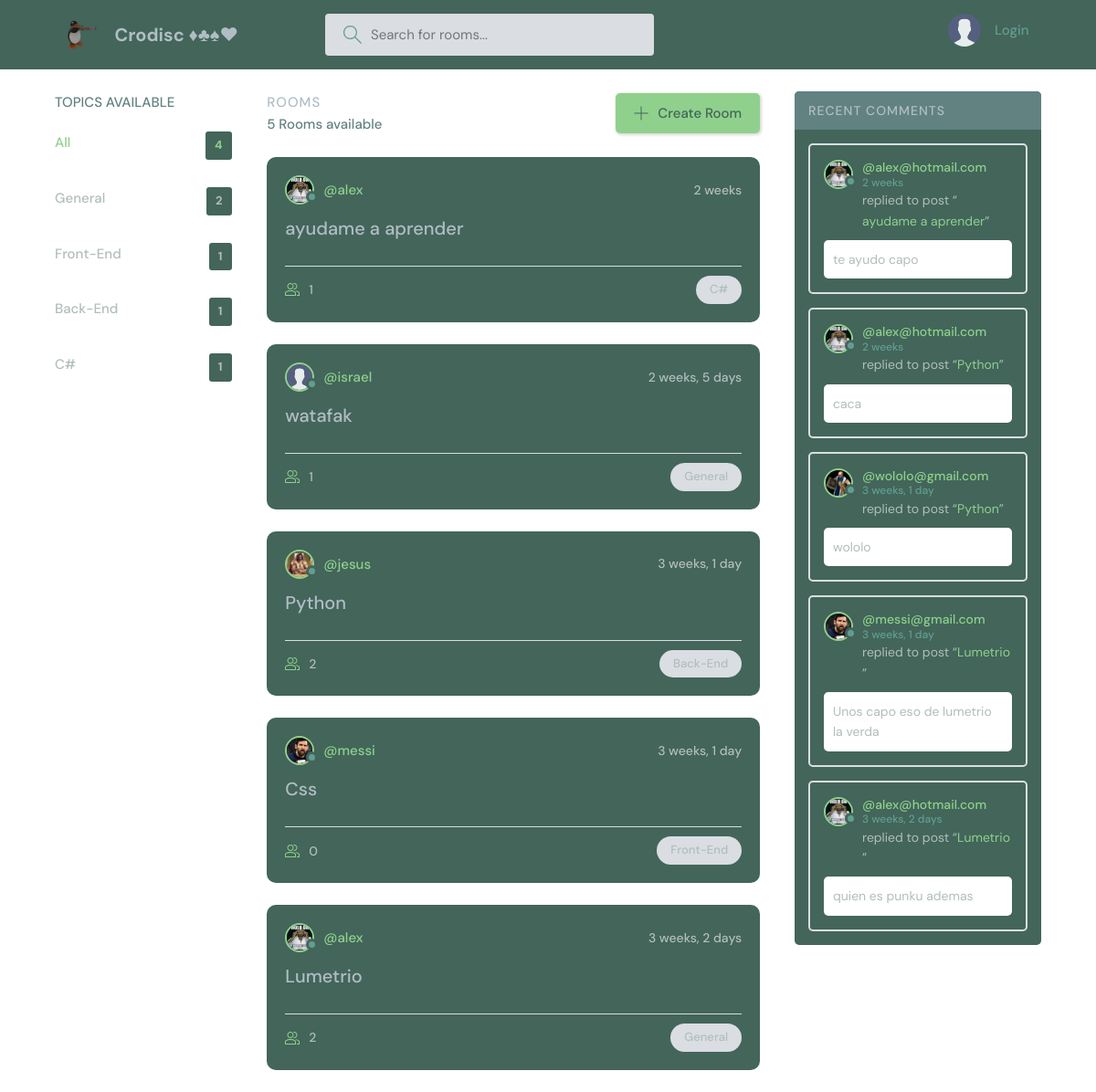
The page / on the database its author committed.
### base/models.py (models this page shows, shortened)
class Topic(models.Model):
    name = models.CharField(max_length=200)

class Room(models.Model):
    host = models.ForeignKey(User, on_delete=models.SET_NULL, null=True)
    topic = models.ForeignKey(Topic, on_delete=models.SET_NULL, null=True)
    name = models.CharField(max_length=50)
    description = models.TextField(null=True, blank=True)
    participants = models.ManyToManyField(User, related_name='participants', blank=True)
    updated = models.DateTimeField(auto_now=True)
    created = models.DateTimeField(auto_now_add=True)
    class Meta:
        ordering = ['-updated', '-created']
    def __str__(self):
        return self.name

class User(AbstractUser):
    name = models.CharField(max_length=200, null=True)
    email = models.EmailField(unique=True, null=True)
    bio = models.TextField(null=True)
    avatar = models.ImageField(null=True, default="avatar.svg")
    USERNAME_FIELD = 'email'
    REQUIRED_FIELDS = []

class Message(models.Model):
    user = models.ForeignKey(User, on_delete=models.CASCADE)
    room = models.ForeignKey(Room, on_delete=models.CASCADE)
    body = models.TextField()
    updated = models.DateTimeField(auto_now=True)
    created = models.DateTimeField(auto_now_add=True)
    class Meta:
        ordering = ['-updated', '-created']

### base/views.py (the view)
# urls.py: 2. Add a URL to urlpatterns:  path('', views.home, name='home')
def home(request):
    q = request.GET.get('q') if request.GET.get('q') != None else ''
    rooms = Room.objects.filter(Q(topic__name__icontains=q) | Q(name__icontains=q) | Q(description__icontains=q))
    topics = Topic.objects.all()
    room_messages = Message.objects.filter(Q(room__topic__name__icontains=q))
    room_count = rooms.count()
    context = {'rooms': rooms, 'topics': topics, 'room_count': room_count, 'room_messages': room_messages}
    return render(request, 'base/home.html', context)

### base/templates/base/home.html (shortened to what this page needs)
{% extends 'main.html' %}
{% block content %}
    <main class="layout layout--3">
      <div class="container">
        {% include 'base/topics.html' %}
        <div class="roomList">
          <div class="roomList__header">
            <div>
              <h2>Rooms</h2>
              <p>{{room_count}} Rooms available</p>
            </div>
            <a class="btn btn--main" href="{% url 'create-room' %}">
              <svg version="1.1" xmlns="http://www.w3.org/2000/svg" width="32" height="32" viewBox="0 0 32 32">
                <title>add</title>
                <path
                  d="M16.943 0.943h-1.885v14.115h-14.115v1.885h14.115v14.115h1.885v-14.115h14.115v-1.885h-14.115v-14.115z"
                ></path>
              </svg>
              Create Room
            </a>
          </div>
          {% include 'base/feed.html' %}
        </div>
        {% include 'base/activity.html' %}
      </div>
    </main>
{% endblock content %}

### base/templates/base/topics.html
<div class="topics">
    <div class="topics__header">
      <h2>Topics available</h2>
    </div>
    <ul class="topics__list">
      <li>
        <a href="{% url 'home' %}" class="active">All <span>{{topics.count}}</span></a>
      </li>
      {% for topic in topics %}
      <li>
        <a href="{% url 'home' %}?q={{topic.name}}">{{topic.name}} <span>{{topic.room_set.all.count}}</span></a>
      </li>
      {% endfor %}
    </ul>
  </div>

### base/templates/base/feed.html (shortened to what this page needs)
{% for room in rooms %}
<div class="roomListRoom">
    <div class="roomListRoom__header">
      <a href="{% url 'user-profile' room.host.id %}" class="roomListRoom__author">
        <div class="avatar avatar--small">
          <img src="{{room.host.avatar.url}}" />
        </div>
        <span>@{{room.host.username}}</span>
      </a>
      <div class="roomListRoom__actions">
        <span>{{room.created|timesince}}</span>
      </div>
    </div>
    <div class="roomListRoom__content">
      <a href="{% url 'room' room.id %}">{{room.name}}</a>
    </div>
    <div class="roomListRoom__meta">
      <a href="{% url 'room' room.id %}" class="roomListRoom__joined">
        {{room.participants.all.count}}
      </a>
      <p class="roomListRoom__topic">{{room.topic.name}}</p>
    </div>
  </div>
{% endfor %}

### base/templates/base/activity.html (shortened to what this page needs)
<div class="activities">
    <div class="activities__header">
      <h2>Recent Comments</h2>
    </div>
    {% for message in room_messages  %}
    <div class="activities__box">
      <div class="activities__boxHeader roomListRoom__header">
        <a href="{% url 'user-profile' message.user.id %}" class="roomListRoom__author">
          <div class="avatar avatar--small">
            <img src="{{message.user.avatar.url}}" />
          </div>
          <p>
            @{{message.user}}
            <span>{{message.created|timesince}}</span>
          </p>
        </a>
      </div>
      <div class="activities__boxContent">
        <p>replied to post “<a href="{% url 'room' message.room.id %}">{{message.room}}</a>”</p>
        <div class="activities__boxRoomContent">{{message.body}}
        </div>
      </div>
    </div>
    {% endfor %}
  </div>

### rows shown on the page
Topic: name "General", room_set.all.count "2"
Topic: name "Front-End", room_set.all.count "1"
Topic: name "Back-End", room_set.all.count "1"
Topic: name "C#", room_set.all.count "1"
Room: host.avatar (picture), host.username "alex", created "2 weeks", name "ayudame a aprender", participants.all.count "1", topic.name "C#"
Room: host.avatar (placeholder picture), host.username "israel", created "2 weeks, 5 days", name "watafak", participants.all.count "1", topic.name "General"
Room: host.avatar (picture), host.username "jesus", created "3 weeks, 1 day", name "Python", participants.all.count "2", topic.name "Back-End"
Room: host.avatar (picture), host.username "messi", created "3 weeks, 1 day", name "Css", participants.all.count "0", topic.name "Front-End"
Room: host.avatar (picture), host.username "alex", created "3 weeks, 2 days", name "Lumetrio", participants.all.count "2", topic.name "General"
Message: user.avatar (picture), user "alex@hotmail.com", created "2 weeks", room "ayudame a aprender", body "te ayudo capo"
Message: user.avatar (picture), user "alex@hotmail.com", created "2 weeks", room "Python", body "caca"
Message: user.avatar (picture), user "wololo@gmail.com", created "3 weeks, 1 day", room "Python", body "wololo"
Message: user.avatar (picture), user "messi@gmail.com", created "3 weeks, 1 day", room "Lumetrio", body "Unos capo eso de lumetrio la verda"
Message: user.avatar (picture), user "alex@hotmail.com", created "3 weeks, 2 days", room "Lumetrio", body "quien es punku ademas"

### other values the page prints
{{ topics.count }} "4"
{{ room_count }} "5"
